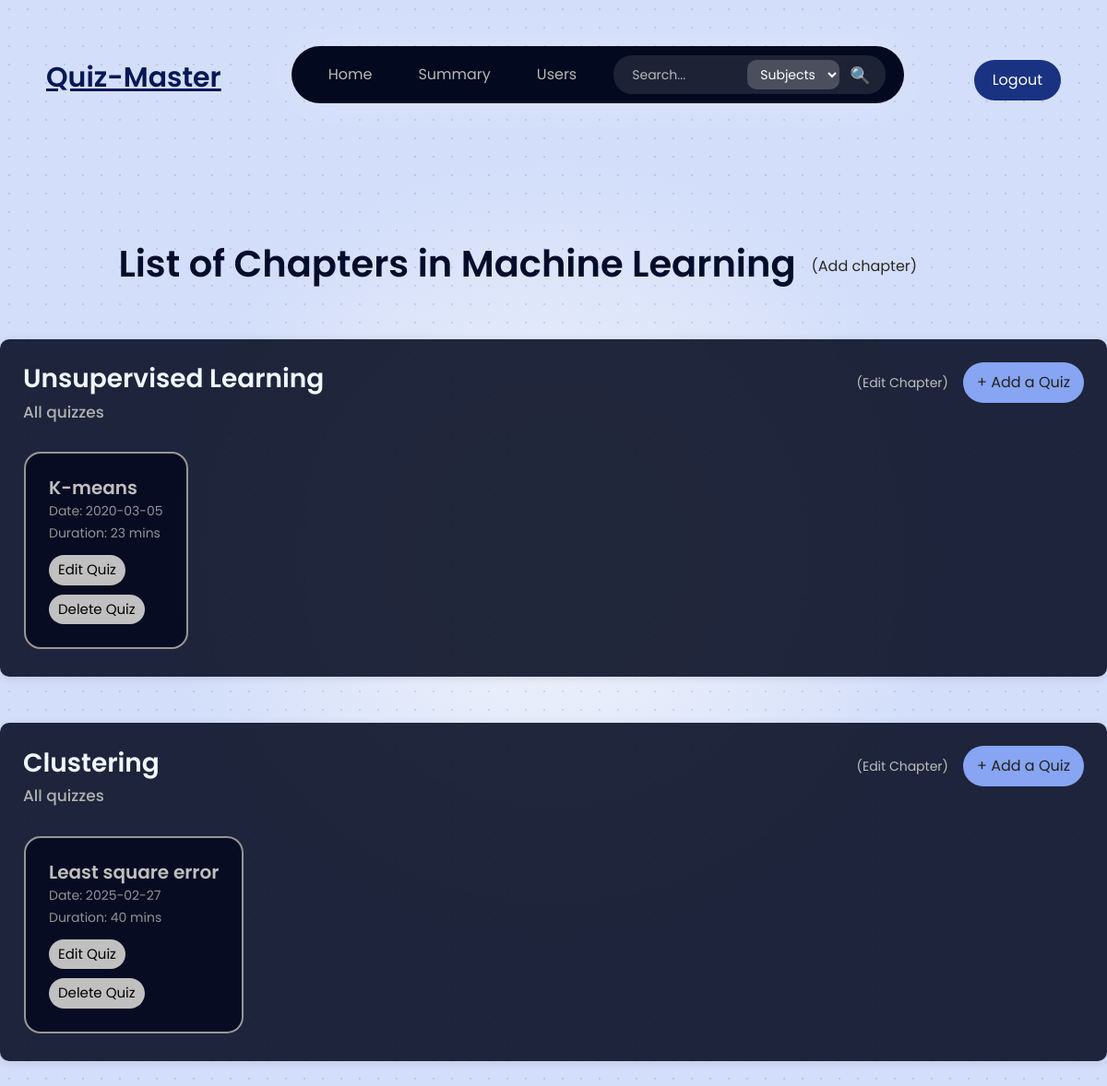
The app's page /admin/subject/1/chapters_list with its own data.
### models/models.py (models this page shows, shortened)
class Subjects(db.Model):
    __tablename__ = 'subjects'
    id = db.Column(db.Integer, primary_key=True)
    name = db.Column(db.String(100), unique=True, nullable=False)
    description = db.Column(db.Text, nullable=True)

class Chapter(db.Model):
    __tablename__ = 'chapters'
    id = db.Column(db.Integer, primary_key=True)
    subject_id = db.Column(db.Integer, db.ForeignKey('subjects.id'), nullable=False)
    name = db.Column(db.String(100), nullable=False)
    description = db.Column(db.Text, nullable=True)

class Quiz(db.Model):
    __tablename__ = 'quizzes'
    id = db.Column(db.Integer, primary_key=True)
    subject_id = db.Column(db.Integer, db.ForeignKey('subjects.id'), nullable=False)
    chapter_id = db.Column(db.Integer, db.ForeignKey('chapters.id'), nullable=False)
    date_of_quiz = db.Column(db.Date, nullable=False)
    time_duration = db.Column(db.Integer, nullable=False)
    remarks = db.Column(db.Text, nullable=True)

### app.py (the view)
@app.route('/admin/subject/<int:subject_id>/chapters_list', methods=['GET'])
def chapters_list(subject_id):
    subject = Subjects.query.get(subject_id)
    if not subject:
        return "Subject not found", 404
    search_query = request.args.get('q', '').strip()
    chapters = Chapter.query.filter_by(subject_id=subject_id).all()
    quizzes_with_chapters = []
    for chapter in chapters:
        if search_query:
            quizzes = Quiz.query.filter(Quiz.chapter_id == chapter.id, Quiz.remarks.ilike(f"%{search_query}%")).all()
        else:
            quizzes = Quiz.query.filter_by(chapter_id=chapter.id).all()
        if quizzes or not search_query:
            quizzes_with_chapters.append({
                'chapter': chapter,
                'quiz': quizzes
            })
    return render_template('chapters_list.html', arr_quiz=quizzes_with_chapters, subject=subject, search_query=search_query)

### templates/chapters_list.html (shortened to what this page needs)
<!DOCTYPE html>
<html lang="en">
<head>
    <link rel="stylesheet" href="{{ url_for('static', filename='styles.css') }}">
</head>
<body class='page_look'>
    {%include 'navbar.html'%}
    <div>
        <div style="display:flex;">
        <h1
            style="text-align: left;margin-left: 10.7%; margin-top: 0px;color: #020d2c;font-weight: 600; font-family: 'Poppins', sans-serif;">
            List of Chapters in {{ subject.name }}</h1>
        <a href="{{ url_for('render_addchapter', subject_id=subject.id)}}"
            style="color: rgb(42, 42, 42); border-radius: 15px; position: relative;text-decoration: none;margin-top: 15px;margin-left: 17px;">
            (Add chapter)
        </a>
        </div>
        {% if arr_quiz %}
        <div>
            {% for item in arr_quiz %}
            <div class="chapter-card">
                <div class="chapter-header">
                    <h3 style="font-weight: 600; color: aliceblue;">{{ item.chapter.name }}</h3>
                    <div style="display: flex; gap: 10px;">
                        <a href="{{ url_for('redirect_edit_chapter', chapter_id = item.chapter.id) }}">
                            <button type="button"
                                style="text-decoration: none; color: rgb(191, 191, 191);background: none; border: none;font-size: 14px;margin-top: 11px;">
                                (Edit Chapter)
                            </button>
                        </a>
                        <a href="{{ url_for('create_quiz', subject_id=subject.id, chapter_id = item.chapter.id) }}">
                            <button type="button" class="add-quiz-btn">
                                + Add a Quiz
                            </button>
                        </a>
                    </div>
                </div>
                <h4 style="color: rgb(177, 177, 177);font-size: 17px;">All quizzes</h4>
                {% if item.quiz %}
                <div>
                    <div class="quiz-container" style="padding: 5px 1px;">
                        {% for quiz in item.quiz %}
                        <div class="quiz-card">
                            <a href="{{ url_for('quiz_questions', quiz_id = quiz.id) }}"
                                class="card-link">
                                <h5 style="font-weight: 550;">{{ quiz.remarks }}</h5>
                                <p>Date: {{ quiz.date_of_quiz }}</p>
                                <p>Duration: {{ quiz.time_duration }} mins</p>
                            </a>
                            <a
                                href="{{ url_for('redirect_edit_quiz', subject_id=subject.id, chapter_id=item.chapter.id, quiz_id=quiz.id) }}">
                                <button type="button"
                                    style="background-color: #c0c0c0; margin-top: 10px; color: rgb(0, 0, 0); border: none; font-size: 15px; padding: 5px 10px; border-radius: 35px; cursor: pointer;">
                                    Edit Quiz
                                </button>
                            </a>
                            <form
                                action="{{ url_for('delete_quiz', subject_id=subject.id, chapter_id=item.chapter.id, quiz_id=quiz.id) }}"
                                method="POST">
                                <button type="submit"
                                    style="background-color: #c0c0c0;margin-top: 10px; color: rgb(0, 0, 0);border: none; font-size: 15px; padding: 5px 10px; border-radius: 35px; cursor: pointer;">
                                    Delete Quiz
                                </button>
                            </form>
                        </div>
                        {% endfor %}
                    </div>
                </div>
                {% else %}
                <p style="color: whitesmoke; font-family: 'Poppins', sans-serif;">No quizzes available for this chapter.
                </p>
                {% endif %}
            </div>
            {% endfor %}
        </div>
        {% else %}
        <p style="color: #37497d; text-align: center; margin-top: 30px; font-family: 'Poppins', sans-serif;">No chapters
            available.</p>
        {% endif %}
    </div>
</body>
</html>

### static/styles.css (style rules this page uses)
.page_look { background: radial-gradient(circle, rgba(0, 0, 0, 0.1) 1px, transparent 1px) 0 0 / 20px 20px, radial-gradient(circle, #edf1fa 10%, #d3defa 50%); font-family: 'Poppins', sans-serif; margin: 0; padding: 0; }
.card-link { text-decoration: none; color: inherit; }
.chapter-card { border: 0px solid #ddd; background-color: rgb(33, 33, 33); border-radius: 10px; padding: 25px; margin: 50px 0; display: flex; flex-direction: column; box-shadow: 0px 2px 10px rgba(0, 0, 0, 0.1) }
.chapter-header { display: flex; justify-content: space-between; align-items: center; }
.quiz-card { margin: 0; border: 2px solid rgb(151, 151, 151); border-radius: 18px; padding: 20px; }
.quiz-container { display: flex; gap: 50px; background-color: rgb(247, 247, 237); padding: 5px, 5px; margin-top: 20px; border: 0px solid rgb(206, 206, 206); border-radius: 25px; padding: 20px; }
.quiz-card p { margin-bottom: 3px; color: #616161; font-size: 14px; }
.card-link { color: black; text-decoration: none; }
.chapter-card { border: 0px solid #ddd; background-color: #03091edd; border-radius: 10px; padding: 25px; margin: 50px 0; display: flex; width: auto; max-width: 1200px; flex-direction: column; margin: 50px auto; box-shadow: 0px 2px 10px rgba(0, 0, 0, 0.1) }
.add-quiz-btn { background-color: #87a5f2; color: rgb(33, 33, 33); border: none; padding: 10px 15px; font-size: 16px; border-radius: 25px; cursor: pointer; transition: background-color 0.3s ease; }
.quiz-card { background-color: #03091ed8; margin: 0; border-radius: 18px; padding: 25px; }
.quiz-container { display: flex; gap: 50px; background-color: rgb(33, 33, 33, 0.0); border-color: black; padding: 5px, 5px; margin-top: 20px; border: 0px solid rgb(206, 206, 206); border-radius: 25px; padding: 20px; }
.quiz-card p { margin-bottom: 3px; color: #939393; font-size: 14px; }
.quiz-card h5 { margin-bottom: 3px; color: #bfbfbf; }

### records on screen
Subjects: name "Machine Learning"
Chapter: chapter.name "Unsupervised Learning"
Quiz: remarks "K-means", date_of_quiz "2020-03-05", time_duration "23"
Chapter: chapter.name "Clustering"
Quiz: remarks "Least square error", date_of_quiz "2025-02-27", time_duration "40"
